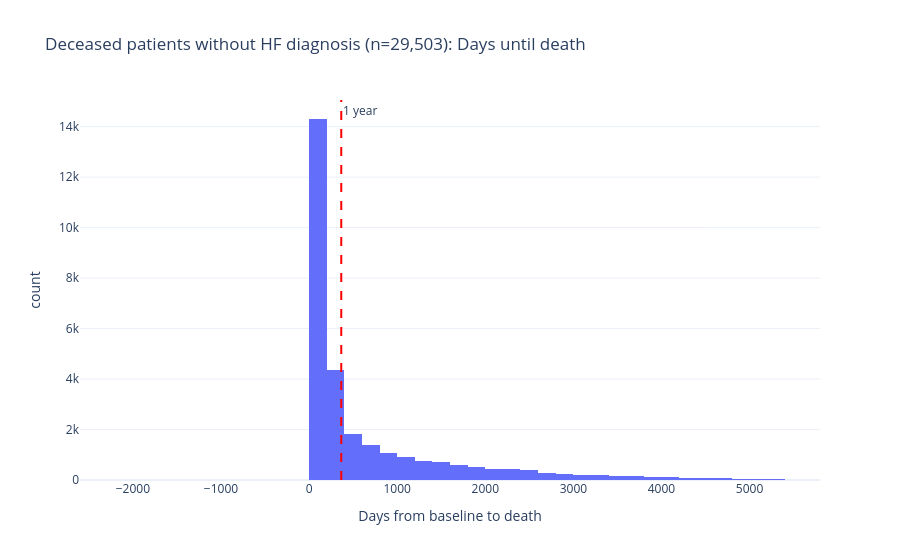

The notebook cell saved with this chart:
### Markdown cell above
# 7. Data Quality Check: Dead but "Healthy"?

Patients classified as **target=2 (healthy/censored)** who have a recorded date of death (`dod`). These patients died but were never diagnosed with heart failure — they are **correctly** censored (not false labels), but it's important to know how many there are and whether they bias the model.

### Code cell
# ── Data Quality: Deceased Patients in the "Healthy" Class ──
import polars as pl

# df is the full dataset (before the split)
df_quality = df.to_pandas() if hasattr(df, 'to_pandas') else df

# Patients with target=2 (healthy/censored) AND date of death (dod) present
dead_but_healthy = df.filter(
    (pl.col("target") == 2) & (pl.col("dod").is_not_null())
)

total_healthy = df.filter(pl.col("target") == 2).height
n_dead_healthy = dead_but_healthy.height

print(f"Total patients with target=2 (healthy/censored): {total_healthy:,}")
print(f"With date of death (dod): {n_dead_healthy:,} ({n_dead_healthy/total_healthy:.1%})")
print(f"Without dod (truly alive): {total_healthy - n_dead_healthy:,}")

# Distribution of survival time for the 'dead healthy' patients
if n_dead_healthy > 0:
    t_death_stats = dead_but_healthy.select("t_death").to_pandas()["t_death"].describe()
    print(f"\nSurvival time (t_death) of deceased 'healthy' patients:")
    print(t_death_stats)
    
    fig_dq = px.histogram(
        dead_but_healthy.select("t_death").to_pandas(), 
        x="t_death", nbins=50,
        title=f"Deceased patients without HF diagnosis (n={n_dead_healthy:,}): Days until death",
        labels={"t_death": "Days from baseline to death"},
        template="plotly_white"
    )
    fig_dq.add_vline(x=365, line_dash="dash", line_color="red", annotation_text="1 year")
    show_and_save(fig_dq, "data_quality_dead_but_healthy")

### Figure 1 — Plotly figure (JSON) as saved in the notebook; plotly's stock layout.template omitted (floating-point values rounded to 4 significant figures; data arrays with more than 128 entries replaced by an {"elided": "..."} marker saying what was removed)
{"data": [{"bingroup": "x", "hovertemplate": "Days from baseline to death=%{x}<br>count=%{y}<extra></extra>", "legendgroup": "", "marker": {"color": "#636efa", "pattern": {"shape": ""}}, "name": "", "nbinsx": 50, "orientation": "v", "showlegend": false, "type": "histogram", "x": {"elided": "29503 int values"}, "xaxis": "x", "yaxis": "y"}], "layout": {"annotations": [{"showarrow": false, "text": "1 year", "x": 365, "xanchor": "left", "xref": "x", "y": 1, "yanchor": "top", "yref": "y domain"}], "barmode": "relative", "legend": {"tracegroupgap": 0}, "shapes": [{"line": {"color": "red", "dash": "dash"}, "type": "line", "x0": 365, "x1": 365, "xref": "x", "y0": 0, "y1": 1, "yref": "y domain"}], "title": {"text": "Deceased patients without HF diagnosis (n=29,503): Days until death"}, "xaxis": {"anchor": "y", "domain": [0, 1], "title": {"text": "Days from baseline to death"}}, "yaxis": {"anchor": "x", "domain": [0, 1], "title": {"text": "count"}}}}
